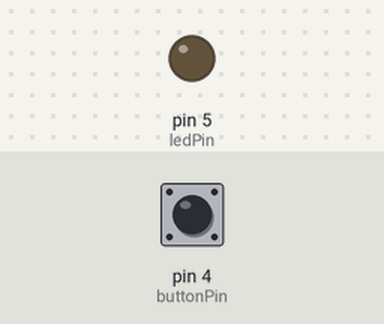
Bench run of a sketch on a simulated Arduino Leonardo, built with avr-gcc and run on an emulated ATmega32U4. Parts: output pins drawn as LEDs (lit = HIGH). The inputs (shaded band) are chosen by the test bench; at power-on: pin 4 (buttonPin) HIGH. USB keyboard and mouse output is not drawn.

Above: at 1.2 s.
1.3 s: pin 4 (buttonPin) pulled LOW for 0.15 s
At 1.37 s:
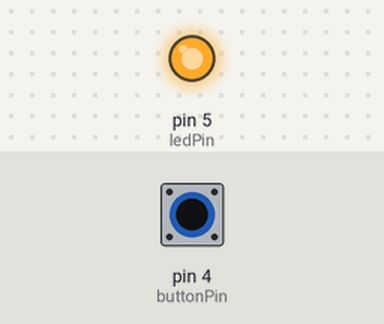
2.9 s: pin 4 (buttonPin) pulled LOW for 3.2 s
At 7.5 s:
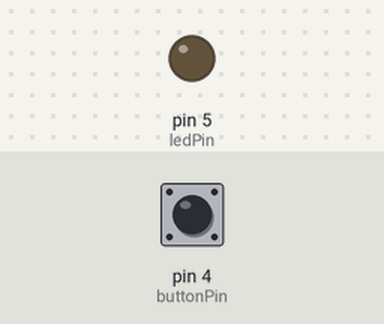
Timing chart, 0 to 9.0 s (numbered marks = the images above; inputs shaded):
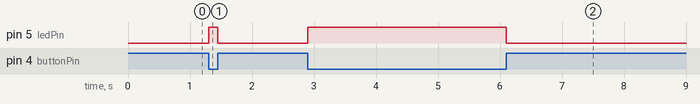

Measured:
- after the input at 1.3 s, pin 5 (ledPin): LOW → HIGH at once, → LOW 0.15 s later
- after the input at 2.9 s, pin 5 (ledPin): LOW → HIGH at once, → LOW 3.2 s later

The sketch:

button.ino
```cpp
#include <Keyboard.h>

// set pin numbers
const int buttonPin = 4; // the number of the pushbutton pin
const int ledPin = 5;    // the number of the LED pin

// variable for storing the pushbutton status
int buttonState = 0;
int lastButtonState = 0;

void setup() {
  Serial.begin(115200);
  // initialize the pushbutton pin as an input
  pinMode(buttonPin, INPUT_PULLUP); // use internal pull-up resistor
  // initialize the LED pin as an output
  pinMode(ledPin, OUTPUT);

  // start keyboard emulation
  Keyboard.begin();
}

void loop() {
  // read the state of the pushbutton value
  buttonState = digitalRead(buttonPin);

  // detect button press (transition from HIGH to LOW since using INPUT_PULLUP)
  if (lastButtonState == HIGH && buttonState == LOW) {
    // turn LED on
    digitalWrite(ledPin, HIGH);

    // send spacebar key press
    Keyboard.press(' ');
    delay(100); // short delay to register the press
    Keyboard.release(' ');
  }
  else if (buttonState == HIGH) {
    // turn LED off
    digitalWrite(ledPin, LOW);
  }

  lastButtonState = buttonState;
}
```
